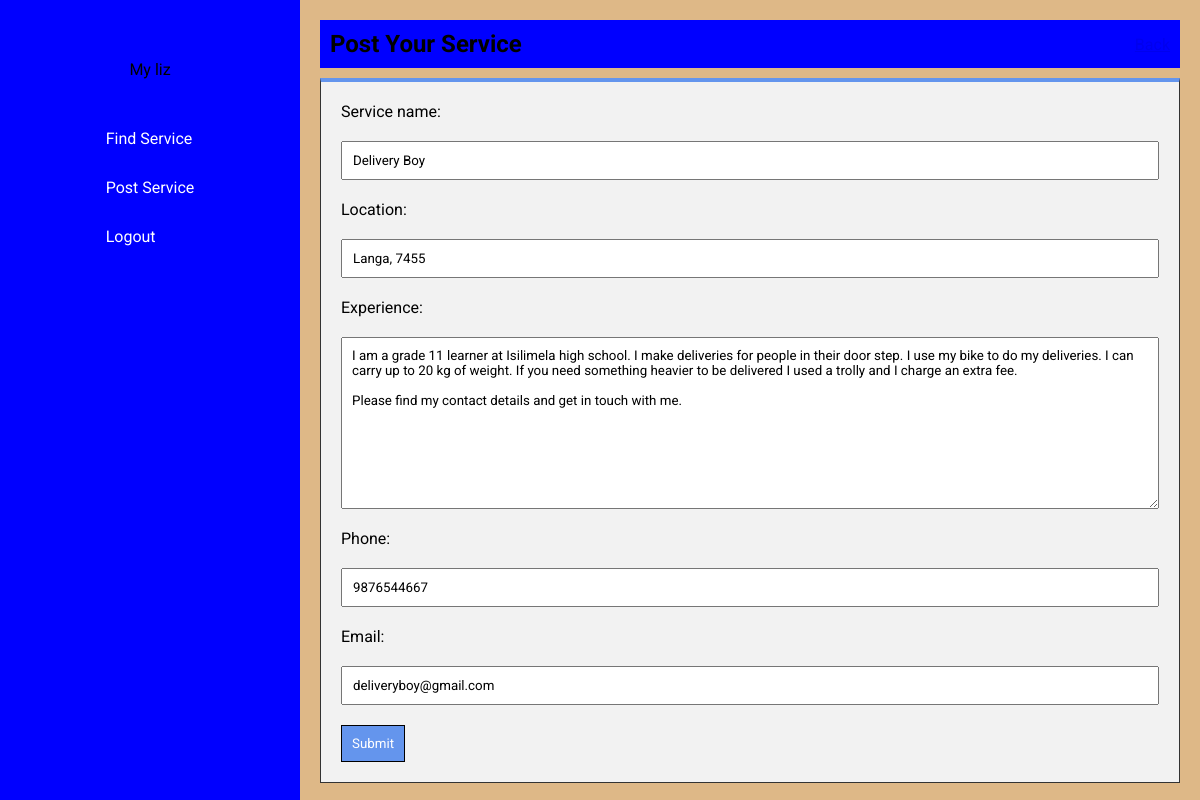
Page /update/15 (signed in) on the committed database.
### main/models.py (models this page shows, shortened)
class Service(models.Model):
    service_name = models.CharField(max_length=200)
    location = models.CharField(max_length=150)
    experience = models.CharField(max_length=400)
    phone = models.CharField(max_length=50)
    email = models.EmailField(max_length=50)
    datecreated = models.DateTimeField(default=datetime.now, blank=True)
    author = models.ForeignKey(User, on_delete=models.CASCADE)

### main/views.py (the view)
# urls.py: path('update/<str:pk>', views.update, name='update'),
@login_required(login_url='login')
def update(request, pk):
    service = Service.objects.get(id=pk)
    if request.user == service.author:
        form = ServiceForm(instance=service)
        if request.method == "POST":
            form = ServiceForm(request.POST, instance=service)
            if form.is_valid():
                form.save()
            return redirect('/')
        context = {
            'form': form
        }
        return render(request, 'create.html', context)
    else:
        return redirect('/')

### main/forms.py
class ServiceForm(ModelForm):
    class Meta:
        model = Service
        fields = ['service_name', 'location', 'experience', 'phone', 'email']
        widgets = {
            'experience': Textarea,
        }

### templates/create.html (shortened to what this page needs)
{% extends 'base.html' %}
{% block content %}
    <div class="create-form-container">
        <div class="create-title">
            <h1>Post Your Service</h1>
            <a href="/">Back</a>
        </div>
        <form method="post" action="">
            {{ form }}
            <input class="create-btn" type="submit">
        </form>
    </div>
{% endblock content %}

### static/main/css/style.css (style rules this page uses)
* { margin: 0px; padding: 0px; font-family: 'Roboto', sans-serif; }
body { display: flex; flex-direction: row; background-color: burlywood; }

### static/main/css/create.css (style rules this page uses)
.create-form-container { margin: 20px; }
.create-title { display: flex; flex-direction: row; align-items: center; justify-content: space-between; background-color: blue; margin: 10px 0px 10px 0px; padding: 10px; }
.create-form-container form { display: flex; flex-direction: column; background-color: rgb(242, 242, 242); padding: 10px; border: 1px solid rgb(51, 51, 51); border-top: 4px solid cornflowerblue; }
.create-form-container form input, label, textarea { margin: 10px; }
.create-form-container form input, textarea { padding: 10px; }
.create-btn { background-color: cornflowerblue; border: 1px solid black; color: #fff; width: fit-content; }

### rows in the picture
Service: service_name "Delivery Boy", location "Langa, 7455", experience "I am a grade 11 learner at Isilimela high school. I make deliveries for people in their door step. I use my bike to do my deliveries. I can carry up to 20 kg of weight. If you need something heavier to be delivered I used a trolly and I charge an extra fee. Please find my contact details and get in touch with me.", phone "9876544667", email "deliveryboy@gmail.com"
